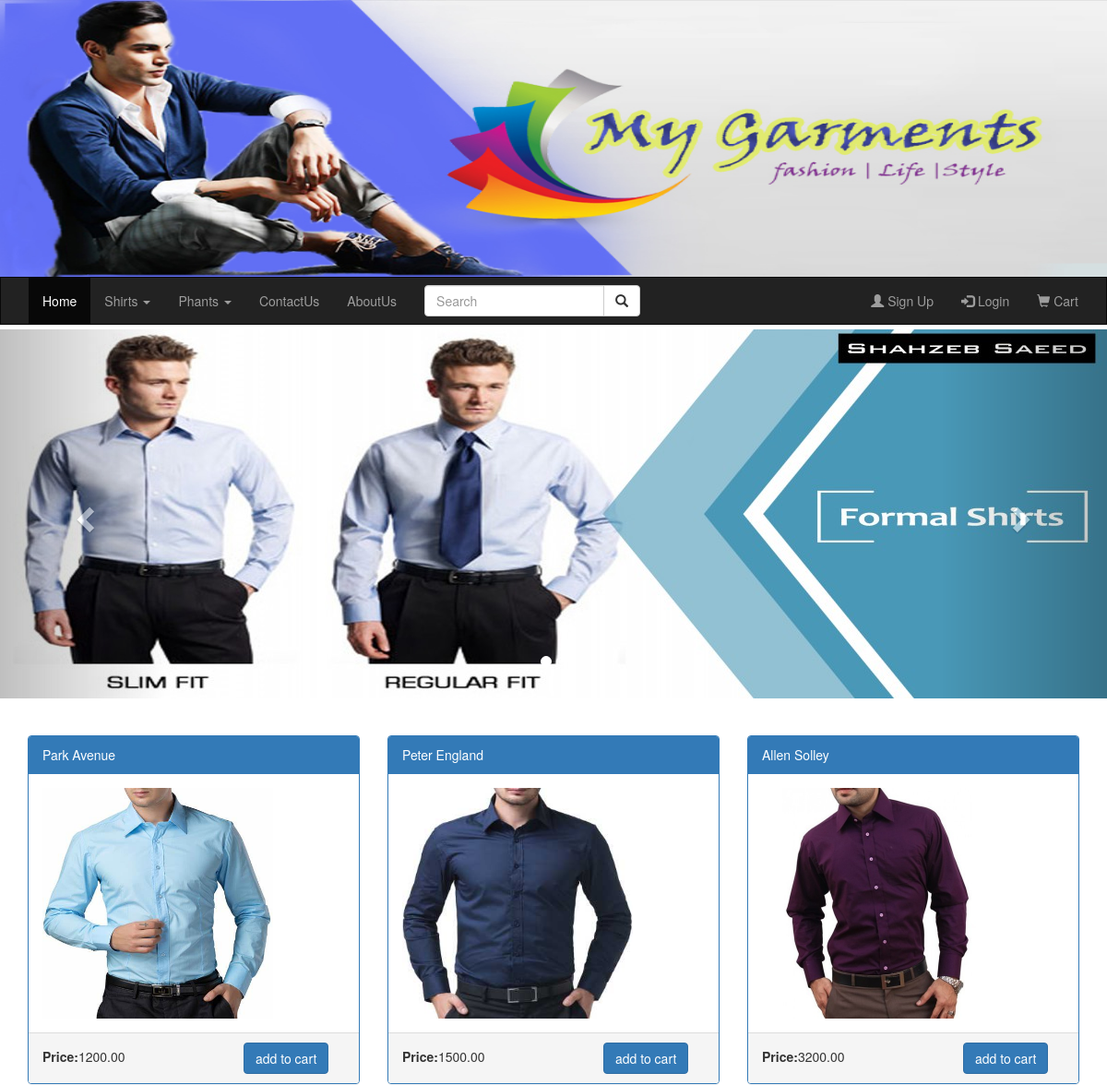
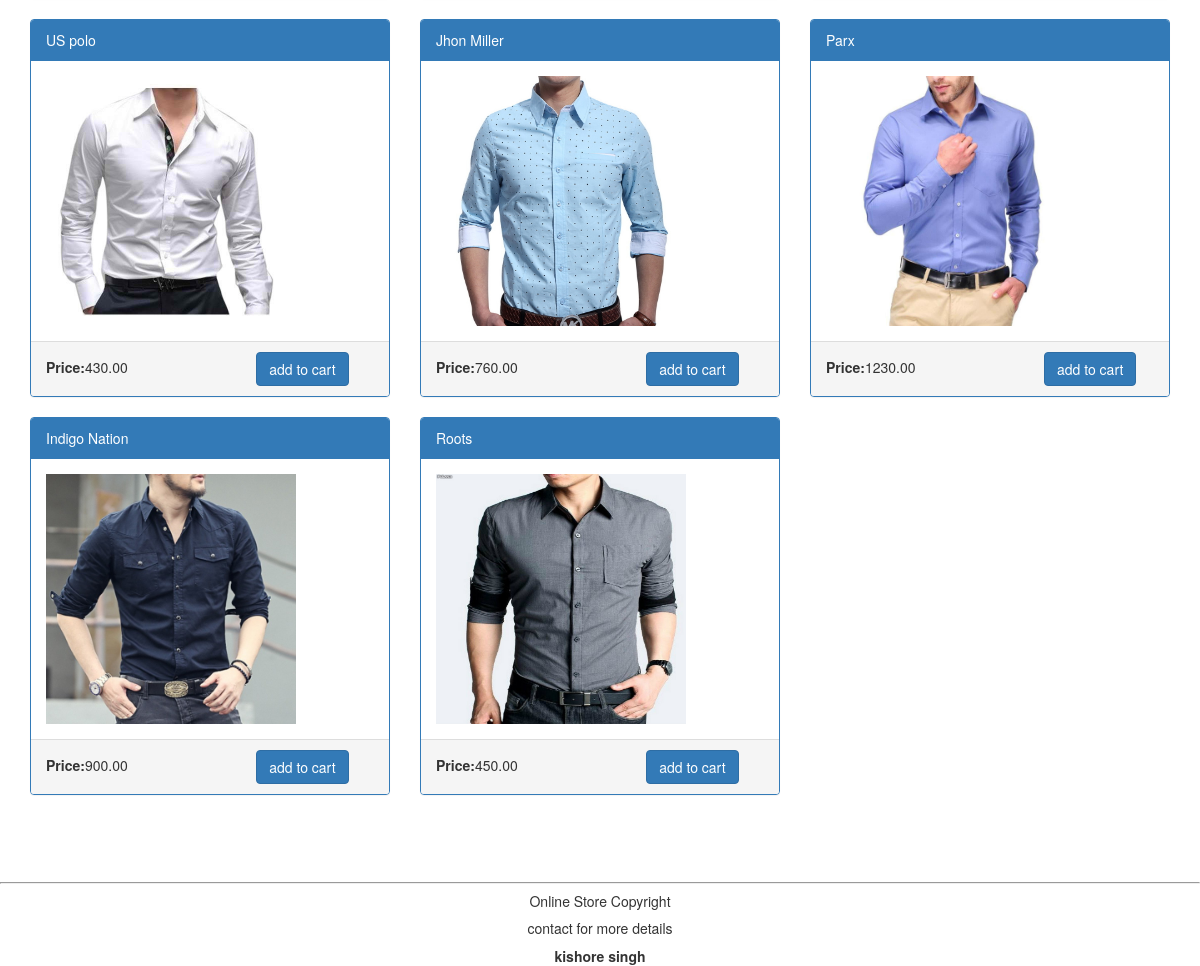
The page / on the database its author committed (2 pictures, top to bottom).
### mygarments/models.py (models this page shows, shortened)
class FormalShirt(models.Model):
    name=models.CharField(max_length=100)
    photo=models.FileField(blank=True)
    description=models.TextField(max_length=500,blank=True)
    price=models.DecimalField(max_digits=10,decimal_places=2)
    stock=models.PositiveIntegerField()
    available=models.BooleanField(default=True)
    created=models.DateTimeField(auto_now_add=True)
    updated=models.DateTimeField(auto_now=True)

### mygarments/views.py (the view)
# urls.py: path('',base),
def base(request):
    lst=FormalShirt.objects.all()
    return render(request,'base.html',{'lst':lst})

### mygarments/templates/base.html (shortened to what this page needs)
<!DOCTYPE html>
<html lang="en">
<head>
  <link rel="stylesheet" href="https://maxcdn.bootstrapcdn.com/bootstrap/3.4.0/css/bootstrap.min.css">
</head>
<body>
<img src="/media/icon.jpg" width="100%" height="300px">
<nav class="navbar navbar-inverse ">
  <div class="container-fluid">
    <div class="collapse navbar-collapse" id="myNavbar">
      <ul class="nav navbar-nav">
        <li class="active"><a href="/home">Home</a></li>
    <ul class="nav navbar-nav">
      <li class="dropdown">
        <a class="dropdown-toggle" data-toggle="dropdown" href="#">Shirts
        <span class="caret"></span></a>
      </li>
      <li class="dropdown">
        <a class="dropdown-toggle" data-toggle="dropdown" href="#">Phants
        <span class="caret"></span></a>
      </li>
      </ul>
        <li><a href="/contactus">ContactUs</a></li>
        <li><a href="/aboutus">AboutUs</a></li>
      </ul>
      <form class="navbar-form navbar-left" action="/searchlist"  method="GET"  >
  <div class="input-group">
    <input type="text"  id="t1" class="form-control" placeholder="Search" name="query" value="{{query.GET.get}}">
    <div class="input-group-btn">
      <button class="btn btn-default" type="submit" >
        <i class="glyphicon glyphicon-search"></i>
      </button>
    </div>
  </div>
</form>
      <ul class="nav navbar-nav navbar-right">
        <li><a href="#" id="myBtn1"><span class="glyphicon glyphicon-user"></span> Sign Up</a></li>
      <li><a id="myBtn" href="#"><span class="glyphicon glyphicon-log-in"></span> Login</a></li>
        <li><a href="#"><span class="glyphicon glyphicon-shopping-cart"></span> Cart</a></li>
      </ul>
    </div>
  </div>
</nav>
{% block content %}
<div id="myCarousel" class="carousel slide" data-ride="carousel">
    <ol class="carousel-indicators">
      <li data-target="#myCarousel" data-slide-to="0" class="active"></li>
      <li data-target="#myCarousel" data-slide-to="1"></li>
    </ol>
    <div class="carousel-inner" role="listbox">
      <div class="item active">
        <img src="/media/11.jpg" alt="Image">
      </div>
    </div>
    <a class="left carousel-control" href="#myCarousel" role="button" data-slide="prev">
      <span class="glyphicon glyphicon-chevron-left" aria-hidden="true"></span>
    </a>
    <a class="right carousel-control" href="#myCarousel" role="button" data-slide="next">
      <span class="glyphicon glyphicon-chevron-right" aria-hidden="true"></span>
    </a>
</div>
  </div><br><br>
<div class="container">
  <div class="row">
    {% for x in lst %}
    <div class="col-sm-4">
      <div class="panel panel-primary">
        <div class="panel-heading">{{x.name}}</div>
    <a href="/productitem{{x.id}}">    <div class="panel-body"><img src="{{x.photo.url}}" class="img-responsive" style="width:250px;height:250px" alt="Image"></div>
      </a>  <div class="panel-footer"><b>Price:</b>{{x.price}}<button  class="add-to-cart btn btn-primary" type="button" onclick="window.location.href='/cart{{x.id}}'">add to cart</button></div>
      </div>
    </div>
    {% endfor %}
  </div>
</div>
<br>
<br><br>
{% endblock %}
<hr>
<footer class="container-fluid text-center">
  <p>Online Store Copyright</p>
    <h5>contact for more details</h5>
  <b>kishore singh</b>
</footer>
</body>
</html>

### mygarments/templates/base.html (style rules this page uses)
hr { display: block; margin-top: 0.5em; margin-bottom: 0.5em; margin-left: auto; margin-right: auto; border-style: inset; border-width: 1px; }
.carousel-inner img { width: 100%; margin: auto; min-height:200px; }
.navbar { margin-bottom: 5px; border-radius: 0; }

### rows shown on the page
FormalShirt: name "Park Avenue", photo (picture), price "1200.00"
FormalShirt: name "Peter England", photo (picture), price "1500.00"
FormalShirt: name "Allen Solley", photo (picture), price "3200.00"
FormalShirt: name "US polo", photo (picture), price "430.00"
FormalShirt: name "Jhon Miller", photo (picture), price "760.00"
FormalShirt: name "Parx", photo (picture), price "1230.00"
FormalShirt: name "Indigo Nation", photo (picture), price "900.00"
FormalShirt: name "Roots", photo (picture), price "450.00"
